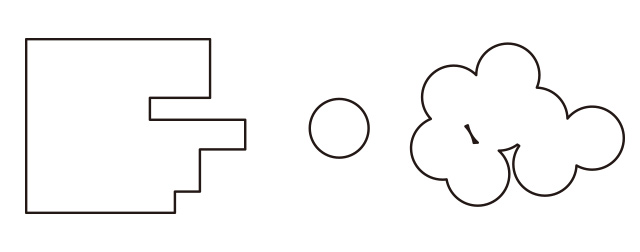
//> input picture edge-detection/images/01.jpg, 640 x 252 px
$ ./main   (built with g++ and OpenCV 4)
//> lines starting //> are read from the running program, lines starting //| are printed output that depends on the picture; after the words box and inside, x2 and y2 are one past the last pixel; in counts of white or black regions, pixels touching at a corner belong together
#include <iostream>
#include <opencv2/opencv.hpp>

using namespace cv;
using namespace std;

int main()
{
	string path = "E:/opensource/image-tools/edge-detection/images/01.jpg";
	Mat src = cv::imread(path, cv::IMREAD_COLOR);
//> src is the input picture: 252 rows x 640 cols, CV_8UC3; mean B, G, R 248.3, 248.4, 248.7

	if (src.empty())
	{
		cout << "Can not load image." << endl;
		return -1;
	}

	cv::imshow("src", src);
	cv::waitKey();

	// 灰度化
	Mat gray;
	cv::cvtColor(src, gray, cv::COLOR_BGR2GRAY);
	cv::imshow("gray", gray);
	cv::waitKey();

	// 边缘提取
	Mat edge;
	cv::Canny(gray, edge, 50, 100, 3, true);
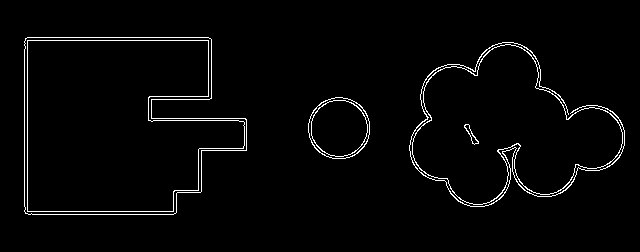
//> edge: 252 rows x 640 cols, CV_8UC1; 2.4% white in thin lines or dots, all inside (x1, y1, x2, y2) = (24, 37, 625, 215)
	cv::imshow("edge", edge);
	cv::waitKey();

	// 闭运算
	Mat kernel = cv::getStructuringElement(cv::MORPH_RECT, Size(3, 3));
	Mat close;
	cv::morphologyEx(edge, close, cv::MORPH_CLOSE, kernel);
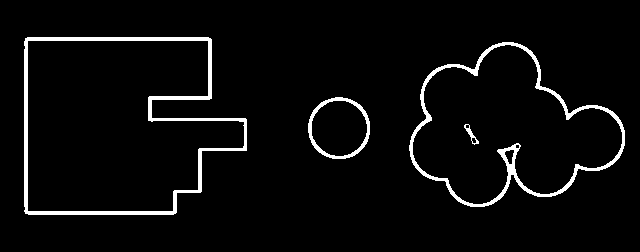
//> close: 252 rows x 640 cols, CV_8UC1; 4.3% white; 4 white regions
	cv::imshow("close", close);
	cv::waitKey();

	// 提取轮廓
	vector<vector<Point>> contours;
	vector<Vec4i> hierarchy;
	cv::findContours(close, contours, hierarchy, cv::RETR_TREE, cv::CHAIN_APPROX_SIMPLE);
//> contours = 11 contours, 2 with area under 20; largest, box (x1, y1, x2, y2) and area: (24, 37, 247, 215) 31866, (27, 40, 245, 212) 29350, (409, 42, 625, 207) 22461, (412, 44, 623, 205) 20298, (308, 97, 370, 159) 2966

	// 绘制轮廓
	Mat dst(src.size(), CV_8UC3, Scalar(0, 0, 0));

	// 绘制所有轮廓
	//drawContours(dst, contours, -1, Scalar(0, 255, 0), 1);

	for (int i = 0; i < contours.size(); i++)
	{

		// 绘制单个轮廓
		//cv::drawContours(dst, contours, i, Scalar(0, 255, 0), 1, 8, hierarchy);
		//cv::imshow("dst", dst);
		//cv::waitKey();

		// 用面积过滤轮廓
		double area = cv::contourArea(contours[i]);

		if (area > 200.0)
		{

			// 获取最小外接矩形
			cv::RotatedRect rect = cv::minAreaRect(contours[i]);

			// 绘制最小外界矩形
			cv::Point2f vertices[4];
			rect.points(vertices);
			for (int j = 0; j < 4; j++)
			{
				cv::line(dst, vertices[j], vertices[(j + 1) % 4], Scalar(0, 255, 0));
			}

			float width, height;
			width = rect.size.width;
			height = rect.size.height;

			// 判断是否是矩形
			if (std::max(width, height) / std::min(width, height) < 1.5)
			{
				// 画示意线
				cv::Point start, end;
				start.x = int((vertices[0].x + vertices[1].x) * 0.5);
				start.y = int((vertices[0].y + vertices[1].y) * 0.5);
				end.x = int((vertices[2].x + vertices[3].x) * 0.5);
				end.y = int((vertices[2].y + vertices[3].y) * 0.5);
				cv::line(dst, start, end, Scalar(0, 0, 255));
				// 添加文字
				Point center;
				center.x = int(rect.center.x);
				center.y = int(rect.center.y);
				cv::putText(dst, std::to_string(width), center, cv::FONT_HERSHEY_SIMPLEX, 0.8, Scalar(0, 255, 0));
			}

			cv::imshow("dst", dst);
			cv::waitKey();

		}

	}
//> this loop made 11 passes
//> (area, rect, vertices, width, height) on passes 10 to 11: (31866.5, centre (135, 125.5), size (177, 222), angle -90, 4 Points (x, y): [246, 214], [24, 214], [24, 37], [246, 37], 177, 222), (29350.5, centre (135.5, 125.5), size (171, 217), angle -90, 4 Points (x, y): [244, 211], [27, 211], [27, 40], [244, 40], 171, 217)
//> (area, rect, width, height) on passes 1, 2, 3, 6: (2966.5, centre (338.5, 127.5), size (61, 61), angle -90, 61, 61), (2460.5, centre (338.8, 127.8), size (55.2, 55.9), angle -45, 55.15, 55.86), (22461, centre (508.3, 136.2), size (164.2, 202.4), angle -53.3, 164.2, 202.4), (20298, centre (508.3, 136.1), size (158, 195.9), angle -53.2, 158, 195.9)
//> pass 1, `cv::putText(dst, std::to_string(width), center, cv::FONT_HERSHEY_SIMPL..`:
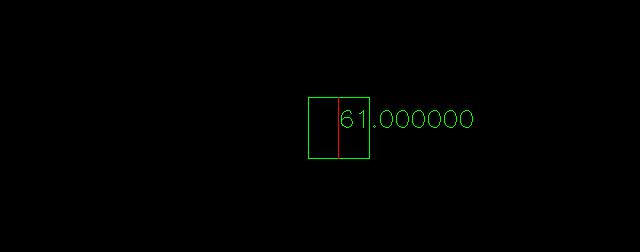
//> dst: 252 rows x 640 cols, CV_8UC3; mean B, G, R 0, 0.9, 0.1
//> pass 2, `cv::putText(dst, std::to_string(width), center, cv::FONT_HERSHEY_SIMPL..`:
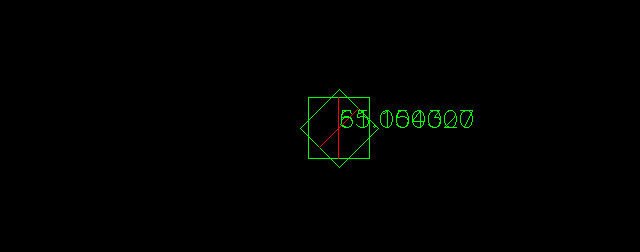
//> dst: 252 rows x 640 cols, CV_8UC3; 0.25% of pixels changed, all inside (x1, y1, x2, y2) = (300, 89, 473, 168)
//> pass 3, `cv::putText(dst, std::to_string(width), center, cv::FONT_HERSHEY_SIMPL..`:
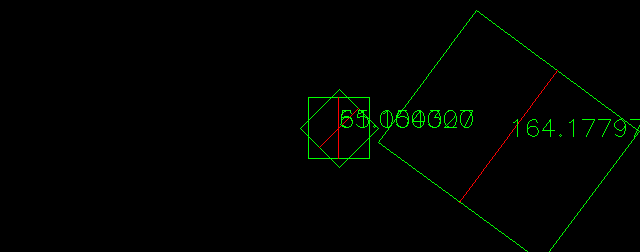
//> dst: 252 rows x 640 cols, CV_8UC3; 0.59% of pixels changed, all inside (x1, y1, x2, y2) = (378, 10, 640, 252)
//> after the loop:
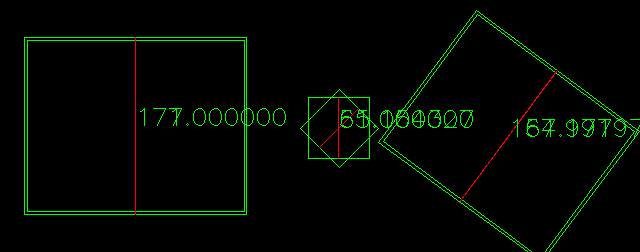
//> dst: 252 rows x 640 cols, CV_8UC3; 1.76% of pixels changed, all inside (x1, y1, x2, y2) = (24, 14, 635, 252)


	return 0;
}
